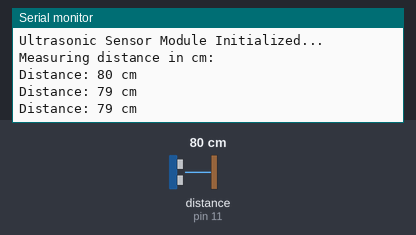
This sketch was run on a simulated Arduino Uno, built with avr-gcc and run on an emulated ATmega328P. On the bench: the last lines printed to the serial monitor. Wiring (inferred from the names in the program): ultrasonic range finder: trigger pin 12; echo pin 11. The test bench sets the inputs (shaded band); at power-on: distance to the obstacle (sensor on pin 11) 80 cm. The echo pulse lasts 58.3 µs per cm.

Above: at 1.3 s.
1.4 s: distance to the obstacle (sensor on pin 11) set to 2 cm
At 1.9 s:
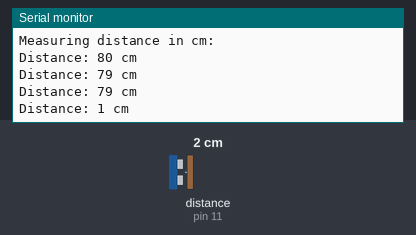
2.9 s: distance to the obstacle (sensor on pin 11) set to 4 cm
At 3.4 s:
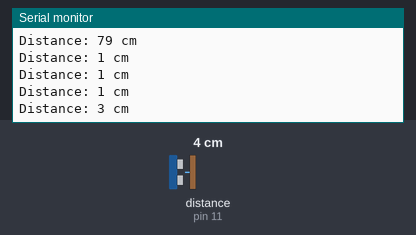
Timing chart, 0 to 5.9 s (numbered marks = the images above; inputs shaded):
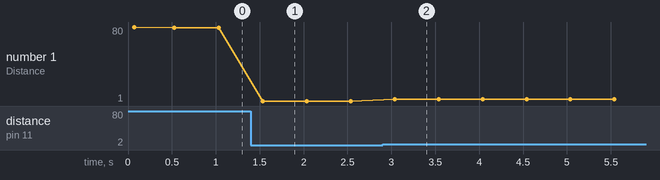

The sketch:

ultrasonic_sensor.ino
```cpp
/*
  Ultrasonic Sensor Module Project (HC-SR04 + Arduino)
*/

const int TRIG_PIN = 12;   // Arduino pin connected to HC-SR04 TRIG
const int ECHO_PIN = 11;  // Arduino pin connected to HC-SR04 ECHO

const unsigned int MAX_DISTANCE_CM = 400;  // sensor limit
const unsigned long TIMEOUT = MAX_DISTANCE_CM * 58; // convert to microseconds
// Function: measureDistance
// Returns: distance in cm, or -1 if out of range
long measureDistance() {
  // set triger to low
  digitalWrite(TRIG_PIN, LOW);
  delayMicroseconds(2);

  // Send 10µs high pulse to trigger ultrasonic burst
  digitalWrite(TRIG_PIN, HIGH);
  delayMicroseconds(10);
  digitalWrite(TRIG_PIN, LOW);

  // Measure the length of time echo pin stays high
  unsigned long duration = pulseIn(ECHO_PIN, HIGH, TIMEOUT);

  // If no echo received, return -1
  if (duration == 0) {
    return -1;
  }

  // Calculate distance in cm
  long distanceCm = duration * 0.0343 / 2;
  return distanceCm;
}

//set up the the pin and serieal monitor
void setup() {
  Serial.begin(9600);
  pinMode(TRIG_PIN, OUTPUT);
  pinMode(ECHO_PIN, INPUT);

  Serial.println("Ultrasonic Sensor Module Initialized...");
  Serial.println("Measuring distance in cm:\n");
}
//loops through the measuring method and conditions
void loop() {
  long distance = measureDistance();

  if (distance == -1) {
    Serial.println("Out of range");
  } else {
    Serial.print("Distance: ");
    Serial.print(distance);
    Serial.println(" cm");
  }

  delay(500); // half a second delay between readings
}
```

Measured:
- after the input at 1.4 s, the serial monitor: prints a new line after 0.13 s (image 1)
- after the input at 2.9 s, the serial monitor: prints a new line after 0.14 s (image 2)
- plotted number 1: 79 → 1 after the input at 1.4 s, 1 → 3 after the input at 2.9 s
